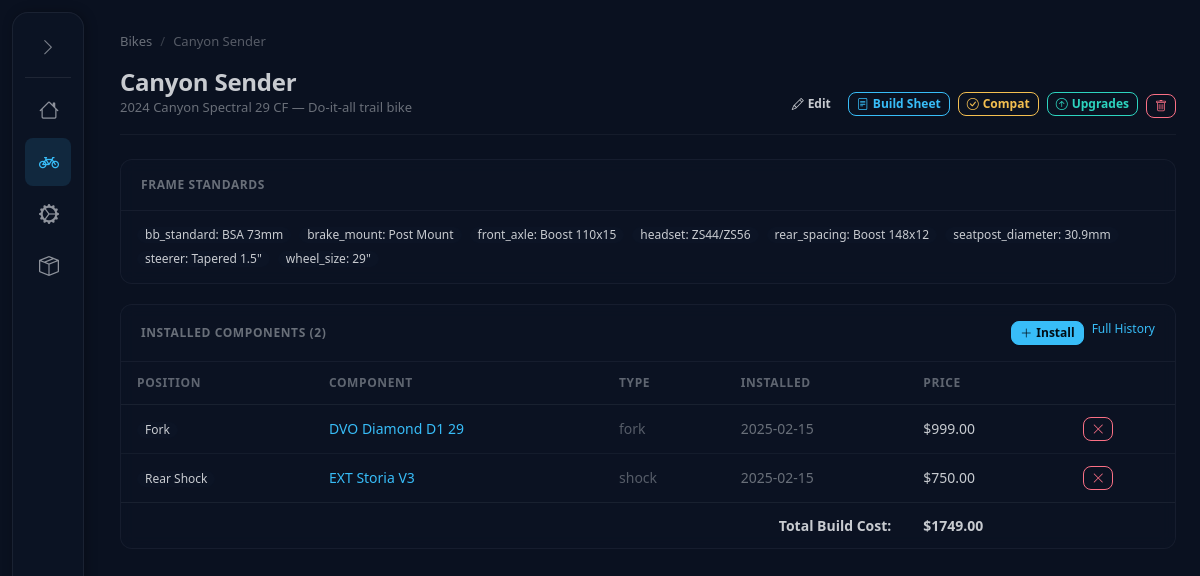
/bikes/6, run on the app's committed database.
### tables this page shows
CREATE TABLE bikes (
    id INTEGER PRIMARY KEY AUTOINCREMENT,
    name TEXT NOT NULL,
    frame_id INTEGER NOT NULL REFERENCES frames(id) ON DELETE CASCADE,
    notes TEXT
);

CREATE TABLE frames (
    id INTEGER PRIMARY KEY AUTOINCREMENT,
    brand TEXT NOT NULL,
    model TEXT NOT NULL,
    year INTEGER,
    notes TEXT
);

CREATE TABLE standards (
    id INTEGER PRIMARY KEY AUTOINCREMENT,
    category TEXT NOT NULL,
    value TEXT NOT NULL,
    description TEXT,
    UNIQUE(category, value)
);

CREATE TABLE bike_components (
    id INTEGER PRIMARY KEY AUTOINCREMENT,
    bike_id INTEGER NOT NULL REFERENCES bikes(id) ON DELETE CASCADE,
    component_id INTEGER NOT NULL REFERENCES components(id) ON DELETE CASCADE,
    position TEXT,
    install_date TEXT,
    removal_date TEXT,
    price REAL,
    condition_notes TEXT
);

CREATE TABLE components (
    id INTEGER PRIMARY KEY AUTOINCREMENT,
    manufacturer TEXT NOT NULL,
    model TEXT NOT NULL,
    component_type TEXT NOT NULL,
    description TEXT
);

### app.py (the view)
@app.route('/bikes/<int:bike_id>')
def bike_detail(bike_id):
    bike = query_db("""
        SELECT b.id, b.name, b.notes, b.frame_id,
               f.brand, f.model AS frame_model, f.year, f.notes AS frame_notes
        FROM bikes b
        JOIN frames f ON b.frame_id = f.id
        WHERE b.id = ?
    """, (bike_id,), one=True)
    if not bike:
        flash('Bike not found.', 'danger')
        return redirect(url_for('bikes_list'))
    installed = query_db("""
        SELECT bc.*, c.manufacturer, c.model AS comp_model, c.component_type, c.description AS comp_desc
        FROM bike_components bc
        JOIN components c ON bc.component_id = c.id
        WHERE bc.bike_id = ? AND bc.removal_date IS NULL
        ORDER BY bc.position
    """, (bike_id,))
    frame_stds = query_db("""
        SELECT s.category, s.value, s.description
        FROM frame_standards fs
        JOIN standards s ON fs.standard_id = s.id
        WHERE fs.frame_id = ?
        ORDER BY s.category
    """, (bike['frame_id'],))
    total_cost = sum(r['price'] or 0 for r in installed)
    return render_template('bike_detail.html', bike=bike, installed=installed,
                           frame_stds=frame_stds, total_cost=total_cost)

### app.py (called while the page is built)
def get_db():
    if 'db' not in g:
        g.db = sqlite3.connect(DATABASE)
        g.db.row_factory = sqlite3.Row
        g.db.execute("PRAGMA foreign_keys = ON")
    return g.db

def query_db(query, args=(), one=False):
    cur = get_db().execute(query, args)
    rv = cur.fetchall()
    cur.close()
    return (rv[0] if rv else None) if one else rv

### templates/bike_detail.html (shortened to what this page needs)
{% extends "base.html" %}
{% block content %}
<div class="dash-breadcrumbs">
    <a href="{{ url_for('bikes_list') }}">Bikes</a>
    <span class="sep"></span>
    <span>{{ bike.name }}</span>
</div>
<div class="page-header">
    <div>
        <h1 class="page-title">{{ bike.name }}</h1>
        <p class="page-subtitle">{{ bike.year }} {{ bike.brand }} {{ bike.frame_model }}{% if bike.notes %} &mdash; {{ bike.notes }}{% endif %}</p>
    </div>
    <div class="flex flex-wrap gap-2 no-print">
        <a href="{{ url_for('bike_edit', bike_id=bike.id) }}" class="btn btn-xs btn-ghost gap-1"><i class="bi bi-pencil"></i> Edit</a>
        <a href="{{ url_for('build_sheet', bike_id=bike.id) }}" class="btn btn-xs btn-primary btn-outline gap-1"><i class="bi bi-file-text"></i> Build Sheet</a>
        <a href="{{ url_for('compatibility_check', bike_id=bike.id) }}" class="btn btn-xs btn-warning btn-outline gap-1"><i class="bi bi-check-circle"></i> Compat</a>
        <a href="{{ url_for('upgrade_plan', bike_id=bike.id) }}" class="btn btn-xs btn-success btn-outline gap-1"><i class="bi bi-arrow-up-circle"></i> Upgrades</a>
        <form method="POST" action="{{ url_for('bike_delete', bike_id=bike.id) }}" class="inline" onsubmit="return confirm('Delete this bike?')">
            <button class="btn btn-xs btn-error btn-outline"><i class="bi bi-trash"></i></button>
        </form>
    </div>
</div>
<div class="dash-panel mb-5">
    <div class="dash-panel-header">
        <span class="dash-panel-title">Frame Standards</span>
    </div>
    <div class="p-4">
        {% if frame_stds %}
        <div class="flex flex-wrap gap-2">
            {% for s in frame_stds %}
            <div class="badge badge-ghost badge-sm gap-1" title="{{ s.description }}">{{ s.category }}: {{ s.value }}</div>
            {% endfor %}
        </div>
        {% else %}
        <p class="text-sm text-base-content/40">No standards set. <a href="{{ url_for('bike_edit', bike_id=bike.id) }}" class="text-primary hover:underline">Edit bike</a> to add them.</p>
        {% endif %}
    </div>
</div>
<div class="dash-panel mb-5">
    <div class="dash-panel-header">
        <span class="dash-panel-title">Installed Components ({{ installed|length }})</span>
        <div class="flex gap-2 no-print">
            <a href="{{ url_for('bike_install', bike_id=bike.id) }}" class="btn btn-xs btn-primary gap-1"><i class="bi bi-plus-lg"></i> Install</a>
            <a href="{{ url_for('bike_history', bike_id=bike.id) }}" class="text-xs text-primary hover:underline">Full History</a>
        </div>
    </div>
    <div class="overflow-x-auto">
        <table class="dash-table">
            <thead>
                <tr>
                    <th>Position</th>
                    <th>Component</th>
                    <th>Type</th>
                    <th>Installed</th>
                    <th>Price</th>
                    <th class="no-print"></th>
                </tr>
            </thead>
            <tbody>
                {% for c in installed %}
                <tr>
                    <td>{% if c.position %}<span class="badge badge-ghost badge-sm">{{ c.position }}</span>{% else %}—{% endif %}</td>
                    <td><a href="{{ url_for('component_detail', comp_id=c.component_id) }}" class="text-primary hover:underline font-medium">{{ c.manufacturer }} {{ c.comp_model }}</a></td>
                    <td class="text-xs text-base-content/40">{{ c.component_type }}</td>
                    <td class="text-base-content/50 tabular-nums">{{ c.install_date or '—' }}</td>
                    <td class="tabular-nums">{{ "$%.2f"|format(c.price) if c.price else '—' }}</td>
                    <td class="no-print">
                        <form method="POST" action="{{ url_for('bike_remove', bike_id=bike.id, bc_id=c.id) }}" onsubmit="return confirm('Remove this component?')">
                            <button class="btn btn-xs btn-error btn-outline"><i class="bi bi-x-lg"></i></button>
                        </form>
                    </td>
                </tr>
                {% endfor %}
            </tbody>
            {% if installed %}
            <tfoot>
                <tr class="font-bold">
                    <td colspan="4" class="text-right">Total Build Cost:</td>
                    <td class="tabular-nums">${{ "%.2f"|format(total_cost) }}</td>
                    <td class="no-print"></td>
                </tr>
            </tfoot>
            {% endif %}
        </table>
    </div>
</div>
{% endblock %}

### static/style.css (style rules this page uses)
.dash-panel { background: oklch(var(--b2) / 0.6); backdrop-filter: blur(8px); -webkit-backdrop-filter: blur(8px); border: 1px solid oklch(var(--bc) / 0.06); border-radius: 0.75rem; overflow: hidden; }
.dash-table { width: 100%; border-collapse: collapse; }
.dash-table thead th { padding: 0.75rem 1rem; font-size: 0.75rem; font-weight: 600; text-transform: uppercase; letter-spacing: 0.05em; color: oklch(var(--bc) / 0.45); border-bottom: 1px solid oklch(var(--bc) / 0.08); text-align: left; }
.dash-table tbody td { padding: 0.75rem 1rem; font-size: 0.875rem; border-bottom: 1px solid oklch(var(--bc) / 0.05); vertical-align: middle; }
.dash-table tbody tr:last-child td { border-bottom: none; }
.dash-table tbody tr { transition: background 0.15s ease; }
.dash-table tfoot td { padding: 0.75rem 1rem; font-size: 0.875rem; border-top: 1px solid oklch(var(--bc) / 0.08); }
.page-header { display: flex; flex-wrap: wrap; align-items: flex-end; justify-content: space-between; gap: 1rem; padding-bottom: 1rem; margin-bottom: 1.5rem; border-bottom: 1px solid oklch(var(--bc) / 0.06); }
.page-title { font-size: 1.5rem; font-weight: 700; letter-spacing: -0.01em; line-height: 1.2; }
.page-subtitle { font-size: 0.8125rem; color: oklch(var(--bc) / 0.5); margin-top: 0.125rem; }
.dash-breadcrumbs { display: flex; align-items: center; gap: 0.375rem; font-size: 0.8125rem; color: oklch(var(--bc) / 0.4); margin-bottom: 1rem; }
.dash-breadcrumbs a { color: oklch(var(--bc) / 0.5); text-decoration: none; transition: color 0.15s; }
.dash-breadcrumbs .sep::before { content: '/'; margin: 0 0.125rem; color: oklch(var(--bc) / 0.25); }
.dash-panel-header { display: flex; align-items: center; justify-content: space-between; padding: 1rem 1.25rem; border-bottom: 1px solid oklch(var(--bc) / 0.06); }
.dash-panel-title { font-size: 0.75rem; font-weight: 600; text-transform: uppercase; letter-spacing: 0.05em; color: oklch(var(--bc) / 0.5); }

### data on the page
bikes: name "Canyon Sender", notes "Do-it-all trail bike"
frames: year "2024", brand "Canyon", frame_model "Spectral 29 CF"
standards: category "bb_standard", value "BSA 73mm"
standards: category "brake_mount", value "Post Mount"
standards: category "front_axle", value "Boost 110x15"
standards: category "headset", value "ZS44/ZS56"
standards: category "rear_spacing", value "Boost 148x12"
standards: category "seatpost_diameter", value "30.9mm"
standards: category "steerer", value "Tapered 1.5\""
standards: category "wheel_size", value "29\""
bike_components: position "Fork", manufacturer "DVO", comp_model "Diamond D1 29", component_type "fork", install_date "2025-02-15", price "$999.00"
bike_components: position "Rear Shock", manufacturer "EXT", comp_model "Storia V3", component_type "shock", install_date "2025-02-15", price "$750.00"

### other printed values
{{ installed|length }} "2"
{{ "%.2f"|format(total_cost) }} "1749.00"
